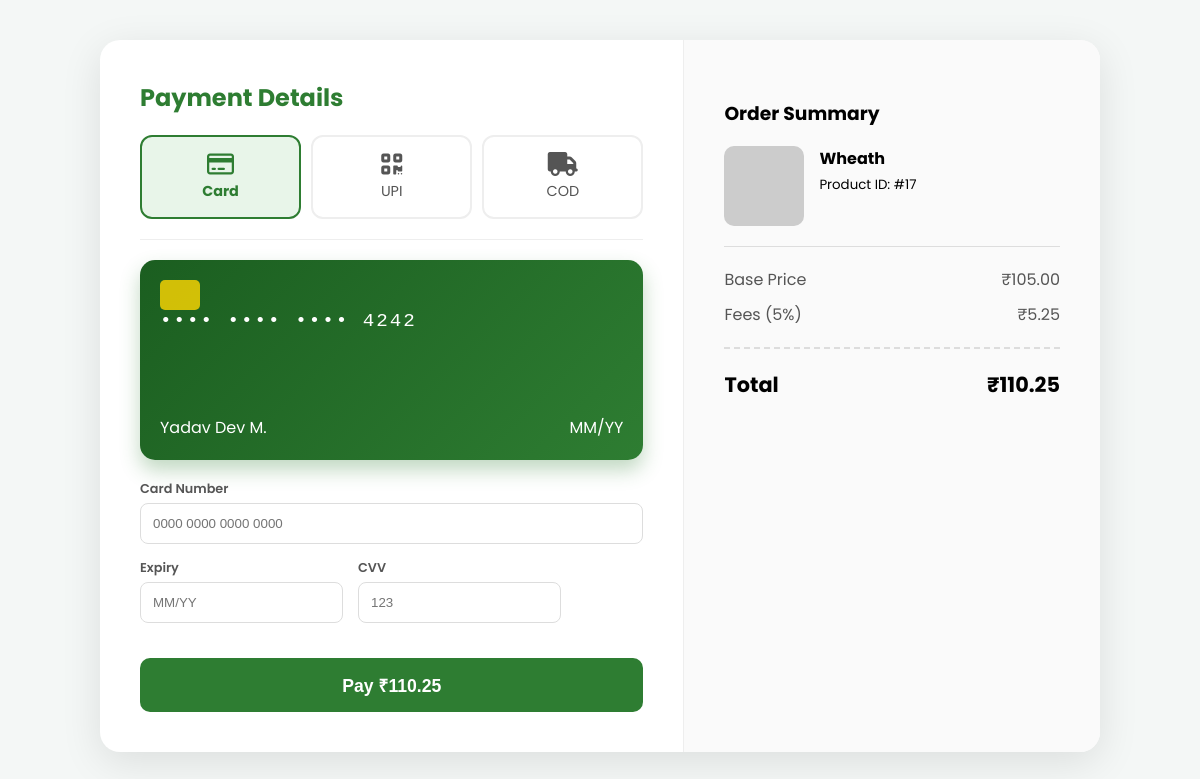
The page /payment.php?product_id=17 (signed in) on the database its author committed.
### tables this page shows
CREATE TABLE `bids` (
  `id` int(11) NOT NULL,
  `product_id` int(11) DEFAULT NULL,
  `bid_amount` decimal(10,2) DEFAULT NULL,
  `bidder_name` varchar(100) DEFAULT NULL,
  `bid_time` datetime DEFAULT current_timestamp(),
  `is_highest` tinyint(1) DEFAULT 0,
  `is_winner` tinyint(4) DEFAULT 0,
  `created_at` timestamp NULL DEFAULT current_timestamp(),
  `user_id` int(11) NOT NULL
);

CREATE TABLE `products` (
  `id` int(11) NOT NULL,
  `name` varchar(100) DEFAULT NULL,
  `category` varchar(100) NOT NULL,
  `created_at` timestamp NOT NULL DEFAULT current_timestamp(),
  `price` decimal(10,2) DEFAULT NULL,
  `image` varchar(255) DEFAULT NULL,
  `description` text DEFAULT NULL,
  `base_price` decimal(10,2) DEFAULT NULL,
  `quantity` decimal(10,2) NOT NULL DEFAULT 0.00,
  `total_value` decimal(12,2) NOT NULL DEFAULT 0.00,
  `bid_end` datetime DEFAULT NULL,
  `status` varchar(20) DEFAULT 'active',
  `is_sold` tinyint(1) DEFAULT 0,
  `farmer_id` int(11) NOT NULL DEFAULT 0,
  `user_id` int(11) NOT NULL
);

### payment.php (the view, shortened to what this page needs)
<?php
include "php/db.php";
$product_id = $_GET['product_id'];
$user_id = $_SESSION['user_id'];
$sql = "SELECT * FROM products WHERE id = '$product_id'";
$result = mysqli_query($conn, $sql);
$product = mysqli_fetch_assoc($result);
$bid_sql = "SELECT bid_amount FROM bids WHERE product_id = '$product_id' AND user_id = '$user_id' ORDER BY bid_amount DESC LIMIT 1";
$bid_res = mysqli_query($conn, $bid_sql);
if (mysqli_num_rows($bid_res) > 0) {
   $bid = mysqli_fetch_assoc($bid_res);
   $price = $bid['bid_amount'];
} else {
   $price = $product['base_price'];
}
$tax = $price * 0.05;
$total = $price + $tax;
?>
<!DOCTYPE html>
<html lang="en">
<head>
   <link rel="stylesheet" href="https://cdnjs.cloudflare.com/ajax/libs/font-awesome/6.4.0/css/all.min.css">
</head>
<body>
   <div class="checkout-wrapper">
      <div class="payment-section">
         <h2>Payment Details</h2>
         <div class="methods-grid">
            <div class="method-btn active" onclick="switchMethod('card', this)"><i class="far fa-credit-card"></i> Card
            </div>
            <div class="method-btn" onclick="switchMethod('upi', this)"><i class="fas fa-qrcode"></i> UPI</div>
            <div class="method-btn" onclick="switchMethod('cod', this)"><i class="fas fa-truck"></i> COD</div>
         </div>
         <div id="card-form" class="payment-form active-form">
            <div class="card-visual">
               <div style="width:40px; height:30px; background:#ffd700; border-radius:5px; opacity:0.8;"></div>
               <div class="card-number">•••• •••• •••• 4242</div>
               <div style="display:flex; justify-content:space-between; margin-top:auto;">
                  <span><?php echo $_SESSION['name']; ?></span><span>MM/YY</span>
               </div>
            </div>
            <div class="input-group"><label>Card Number</label><input type="text" placeholder="0000 0000 0000 0000">
            </div>
            <div class="row">
               <div class="input-group"><label>Expiry</label><input type="text" placeholder="MM/YY"></div>
               <div class="input-group"><label>CVV</label><input type="password" placeholder="123"></div>
            </div>
         </div>
         <button class="btn-pay" type="button" onclick="startPayment()">Pay
            ₹<?php echo number_format($total, 2); ?></button>
      </div>
      <div class="summary-section">
         <h3>Order Summary</h3>
         <div class="product-mini">
            <img src="images/<?php echo $product['image']; ?>" onerror="this.src='https://via.placeholder.com/80'">
            <div>
               <h4 style="margin:0;"><?php echo $product['name']; ?></h4>
               <small>Product ID: #<?php echo $product['id']; ?></small>
            </div>
         </div>
         <div class="price-row"><span>Base Price</span><span>₹<?php echo number_format($price, 2); ?></span></div>
         <div class="price-row"><span>Fees (5%)</span><span>₹<?php echo number_format($tax, 2); ?></span></div>
         <div class="total-row"><span>Total</span><span>₹<?php echo number_format($total, 2); ?></span></div>
      </div>
   </div>
</body>
</html>

### payment.php (style rules this page uses)
:root { --primary: #2e7d32; --dark: #1b5e20; --bg: #f4f7f6; }
body { font-family: 'Poppins', sans-serif; background: var(--bg); margin: 0; padding: 20px; display: flex; justify-content: center; min-height: 100vh; }
.checkout-wrapper { display: flex; max-width: 1000px; width: 100%; background: white; border-radius: 20px; box-shadow: 0 10px 40px rgba(0, 0, 0, 0.1); overflow: hidden; margin-top: 20px; height: fit-content; }
.payment-section { flex: 1.5; padding: 40px; }
.payment-section h2 { color: var(--primary); margin-top: 0; }
.methods-grid { display: grid; grid-template-columns: 1fr 1fr 1fr; gap: 10px; margin-bottom: 20px; }
.method-btn { border: 2px solid #eee; border-radius: 12px; padding: 15px; text-align: center; cursor: pointer; transition: 0.3s; font-size: 0.9rem; color: #555; }
.method-btn.active { border-color: var(--primary); background: #e8f5e9; color: var(--primary); font-weight: 700; }
.method-btn i { display: block; font-size: 1.5rem; margin-bottom: 5px; }
.payment-form { display: none; padding-top: 20px; border-top: 1px solid #eee; animation: fadeIn 0.3s; }
.active-form { display: block; }
.card-visual { background: linear-gradient(135deg, #1b5e20, #2e7d32); color: white; padding: 20px; border-radius: 15px; margin-bottom: 20px; height: 160px; display: flex; flex-direction: column; justify-content: space-between; box-shadow: 0 10px 20px rgba(46, 125, 50, 0.3); }
.card-number { font-size: 1.2rem; letter-spacing: 2px; font-family: monospace; }
.input-group { margin-bottom: 15px; }
.input-group label { display: block; font-size: 0.8rem; font-weight: 600; color: #555; margin-bottom: 5px; }
.input-group input { width: 100%; padding: 12px; border: 1px solid #ddd; border-radius: 8px; box-sizing: border-box; }
.row { display: flex; gap: 15px; }
.btn-pay { width: 100%; padding: 15px; background: var(--primary); color: white; border: none; border-radius: 10px; font-size: 1.1rem; font-weight: 700; cursor: pointer; margin-top: 20px; transition: 0.3s; }
.summary-section { flex: 1; background: #fafafa; padding: 40px; border-left: 1px solid #eee; }
.product-mini { display: flex; gap: 15px; margin-bottom: 20px; padding-bottom: 20px; border-bottom: 1px solid #ddd; }
.product-mini img { width: 80px; height: 80px; border-radius: 10px; object-fit: cover; }
.price-row { display: flex; justify-content: space-between; margin-bottom: 10px; color: #555; }
.total-row { display: flex; justify-content: space-between; font-weight: 700; font-size: 1.3rem; margin-top: 20px; padding-top: 20px; border-top: 2px dashed #ddd; }

### rows shown on the page
bids: bid_amount "110.25", bid_amount "105.00", bid_amount "5.25"
products: name "Wheath", id "17"

### other values the page prints
$_SESSION['name'] "Yadav Dev M."
